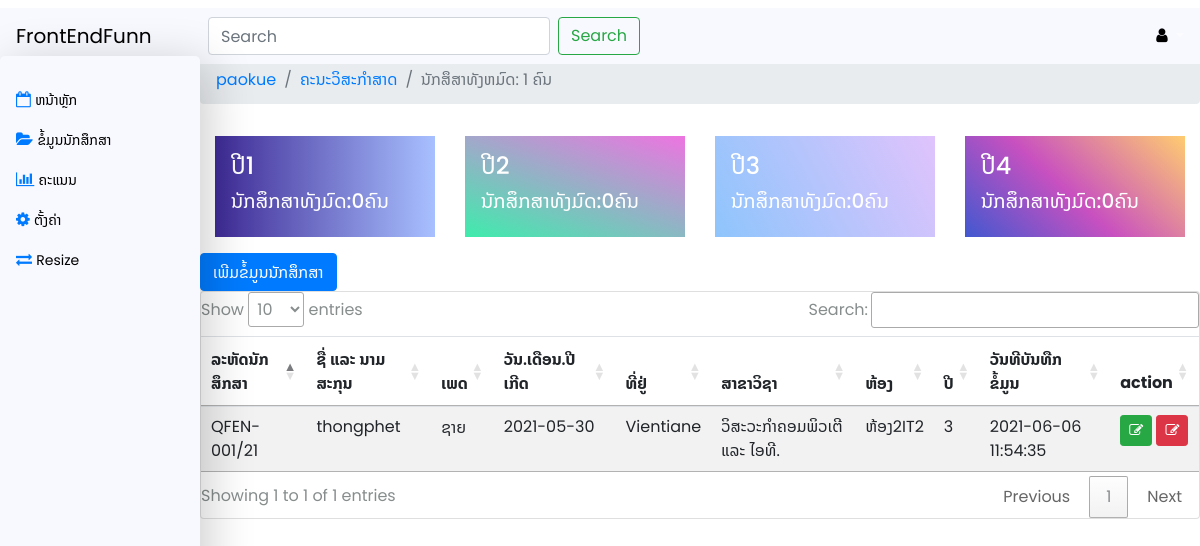
The page /st_infor.php (signed in) on the database its author committed.
### tables this page shows
CREATE TABLE `students` (
  `St_id` int(11) NOT NULL,
  `St_no` varchar(50) NOT NULL,
  `year` int(4) NOT NULL,
  `St_name` varchar(50) NOT NULL,
  `St_sex` varchar(10) NOT NULL,
  `St_date` date NOT NULL,
  `St_address` varchar(200) NOT NULL,
  `m_id` int(11) NOT NULL,
  `C_id` int(200) NOT NULL,
  `G_id` int(100) NOT NULL,
  `date` datetime NOT NULL
);

CREATE TABLE `major` (
  `M_id` int(11) NOT NULL,
  `M_no` varchar(30) NOT NULL,
  `M_name` varchar(50) NOT NULL
);

CREATE TABLE `class1` (
  `C_id` int(11) NOT NULL,
  `C_name` varchar(20) NOT NULL
);

CREATE TABLE `grade` (
  `g_id` int(10) NOT NULL,
  `grade` int(4) NOT NULL
);

### st_infor.php (the view, shortened to what this page needs)
<?php
require 'inclu/header.php';
require 'inclu/navbar.php';
require 'inclu/config.php';
?>
    <div class="wrapper d-flex">
        <?php
        require 'inclu/siderbar.php';
        ?>
        <div class="content">
           <?php
           require 'inclu/card.php';?>
           <a href="st_add.php" class="btn btn-primary" style="font-family: Noto Sans Lao;">ເພີມຂໍ້ມູນນັກສຶກສາ</a>
            <div class="card">
                <table class="table table-striped table-hover" id="table">
                        <thead>
                            <tr>
                            <th  style="font-family: Noto Sans Lao;">ລະຫັດນັກສຶກສາ</th>
                            <th  style="font-family: Noto Sans Lao;">ຊື່ ແລະ ນາມສະກຸນ</th>
                            <th  style="font-family: Noto Sans Lao;">ເພດ</th>
                            <th  style="font-family: Noto Sans Lao;">ວັນ.ເດືອນ.ປີເກີດ</th>
                            <th  style="font-family: Noto Sans Lao;">ທີ່ຢູ່</th>
                            <th  style="font-family: Noto Sans Lao;">ສາຂາວິຊາ</th>
                            <th  style="font-family: Noto Sans Lao;">ຫ້ອງ</th>
                            <th  style="font-family: Noto Sans Lao;">ປີ</th>
                            <th  style="font-family: Noto Sans Lao;">ວັນທີບັນທືກຂໍ້ມູນ</th>
                            <th>action</th>
                            </tr>
                        </thead>
                        <tbody>
                            <?php $select="SELECT*FROM `Students` as st
                            INNER JOIN class1 as c ON st.C_id=c.C_id
                            INNER JOIN grade as g ON st.G_id=g.g_id
                            INNER JOIN major as m ON st.m_id=m.M_id";
                            $result=mysqli_query($connect,$select);
                            while($row=mysqli_fetch_assoc($result)){
                            ?>
                            <tr>
                                <td><?=$row['St_no']?>/<?=$row['year']?></td>
                                <td><?=$row['St_name']?></td>
                                <td style="font-family: Noto Sans Lao;"><?=$row['St_sex']?></td>
                                <td><?=$row['St_date']?></td>
                                <td><?=$row['St_address']?></td>
                                <td><?=$row['M_name']?></td>
                                <td><?=$row['C_name']?></td>
                                <td><?=$row['grade']?></td>
                                <td><?=$row['date']?></td>
                                <td>
                                <a href="st_update.php?id=<?=$row['St_id']?>" class="btn btn-success btn-sm" title="update">
                                <i class="fa fa-pencil-square-o" aria-hidden="true"></i></a>
                                <a href="inclu/delete.php?st_id=<?=$row['St_id']?>"
                                 onclick="return confirm('ທ່ານຕ້ອງການລົບແທ້ບໍ່?')" class="btn btn-danger btn-sm" title="delete">
                                 <i class="fa fa-pencil-square-o" aria-hidden="true"></i></a>
                                 </td>
                            </tr>
                            <?php }?>
                        </tbody>
                </table>
            </div>
        </div>
    </div>
    <?php
     require 'inclu/footer.php';
     ?>

### css/style.css (style rules this page uses)
.text-mattGray, body, .nav-link .icon, .nav-link .text { color: #878d8d; }
* { font-family: 'Poppins', sans-serif,'Noto Sans Lao'; }
body { height: 1000px; }
.wrapper { margin-top: 3.5rem; }
.wrapper .content { width: 100%; margin-left: 0rem; -webkit-transition: all ease 0.25s; transition: all ease 0.25s; }
@media (min-width: 992px) { .wrapper .content { margin-left: 12.5rem; } }

### rows shown on the page
students: St_no "QFEN-001", year "21", St_name "thongphet", St_sex "ຊາຍ", St_date "2021-05-30", St_address "Vientiane", m.M_name "ວິສະວະກໍາຄອມພິວເຕີ ແລະ ໄອທີ.", C.C_name "ຫ້ອງ2IT2", G.grade "3", date "2021-06-06 11:54:35"

### other values the page prints
$_SESSION['user_name'] "paokue"
$g "1"
$g1 "0"
